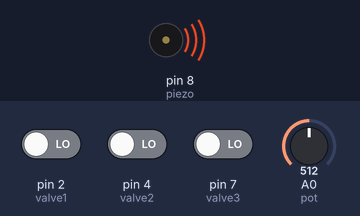
Simulated run of this sketch. Board: Arduino Uno, built with avr-gcc and run on an emulated ATmega328P. On the bench: buzzer (waves = sounding). Inputs (shaded band) come from the test bench; at power-on: A0 (pot) = 512, pin 2 (valve1) LOW, pin 4 (valve2) LOW, pin 7 (valve3) LOW.

Above: at 1.2 s.
1.3 s: A0 (pot) set to 12
At 2.1 s:
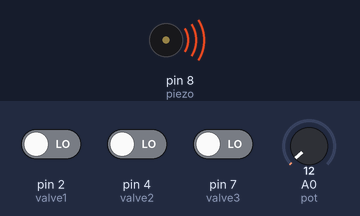
2.8 s: A0 (pot) set to 9
At 4.0 s:
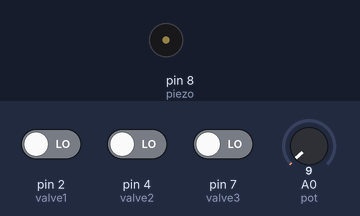
4.3 s: A0 (pot) set to 122
At 5.2 s:
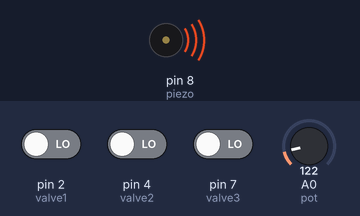
5.8 s: A0 (pot) set to 0
At 6.3 s:
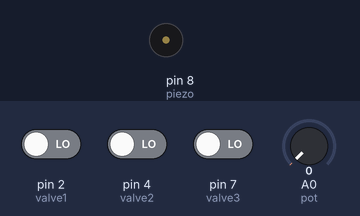
Timing chart, 0 to 8.3 s (numbered marks = the images above; inputs shaded):
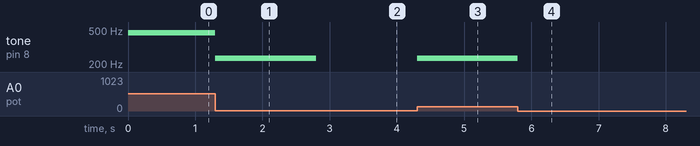

The sketch:

eTrumpet_prototype.ino
```cpp
int valve1 = 2;
int valve2 = 4;
int valve3 = 7;
int piezo = 8;
int pot = A0;

int tones[] = {233, 349, 466, 587, 698, 932};
int valves[] = {0, 0, 0};
int valvePins[] = {valve1, valve2, valve3};

void setup() {
  pinMode(valve1, INPUT);
  pinMode(valve2, INPUT);
  pinMode(valve3, INPUT);
  pinMode(piezo, OUTPUT);
  pinMode(pot, INPUT);
}

void loop() {
  bool isPlaying = false;
  int potVal = analogRead(pot); // Raw analog input value

  // Simulate when no air is passing through
  if (potVal > 10) {
    isPlaying = true;
  }

  potVal -= 10; // Subtract 10 as potVal between 0 - 10 means there's no air passing through

  int partial = tones[potVal / 169]; // Convert analog input to partial frequency by evenly dividing potVal into 6 different intervals representing each partial

  // Populate valves array: 1 - valve pressed, 0 - valve not pressed
  for(int i = 0; i < 3; i++) {
    if (digitalRead(valvePins[i]) == HIGH) {
      valves[i] = 1;
    }
    else {
      valves[i] = 0;
    }
  }

  int numSemitone = -(2 * valves[0] + valves[1] + 3 * valves[2]); // Number of semitones to go down from partial
  int pitch = (int)(partial * pow(2, numSemitone / 12.0)); // Output frequency, equal temperament system

  // Only play if isPlaying is true
  if (isPlaying) {
    tone(piezo, pitch);
  }
  else {
    noTone(piezo);
  }
}
```

Measured:
- the behaviour switches between 11 and 10 on A0 (pot) (found by bisection; images 1 and 2)
- after the input at 1.3 s, tone on pin 8 (piezo): 466 Hz → 233 Hz at once
- after the input at 2.8 s, tone on pin 8 (piezo): 233 Hz → silent at once
- after the input at 4.3 s, tone on pin 8 (piezo): silent → 233 Hz at once
- after the input at 5.8 s, tone on pin 8 (piezo): 233 Hz → silent at once
